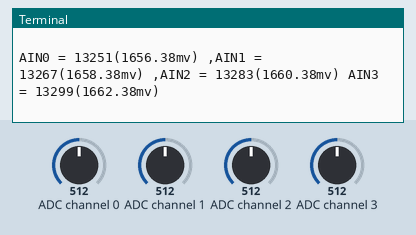
Simulated run of this program. Board: Raspberry Pi (BCM pin numbers). Parts: the last lines printed to the terminal. Inputs (shaded band) come from the test bench; at power-on: ADC channel 0 = 512, ADC channel 1 = 512, ADC channel 2 = 512, ADC channel 3 = 512 (analog values on the 0–1023 scale).

Above: at 1.2 s.
1.3 s: ADC channel 0 set to 716
At 2.2 s:
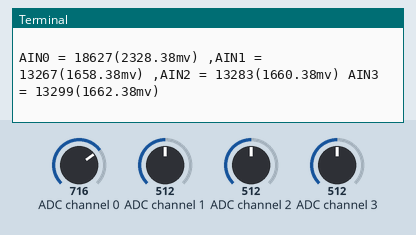
2.8 s: ADC channel 1 set to 716
At 3.4 s:
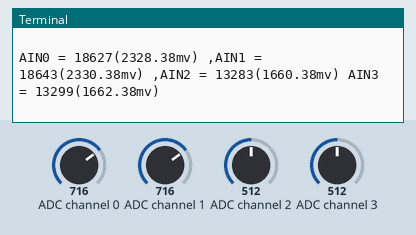
4.3 s: ADC channel 2 set to 716
At 5.2 s:
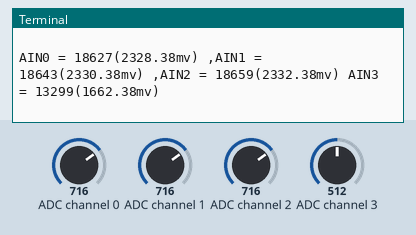
5.8 s: ADC channel 3 set to 716
At 6.3 s:
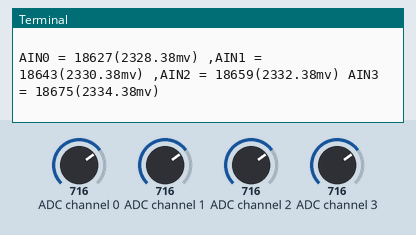
7.3 s: ADC channel 0 set to 992
At 8.1 s:
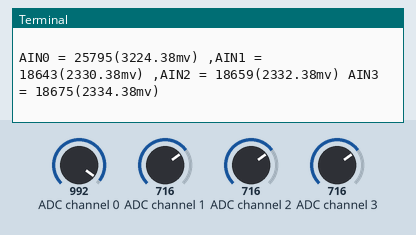
8.8 s: ADC channel 1 set to 992
At 9.7 s:
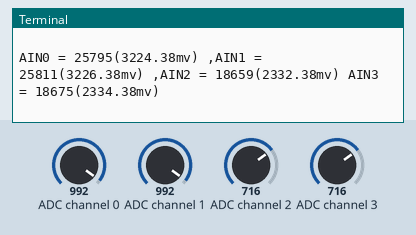
Timing chart, 0 to 11.3 s (numbered marks = the images above; inputs shaded):
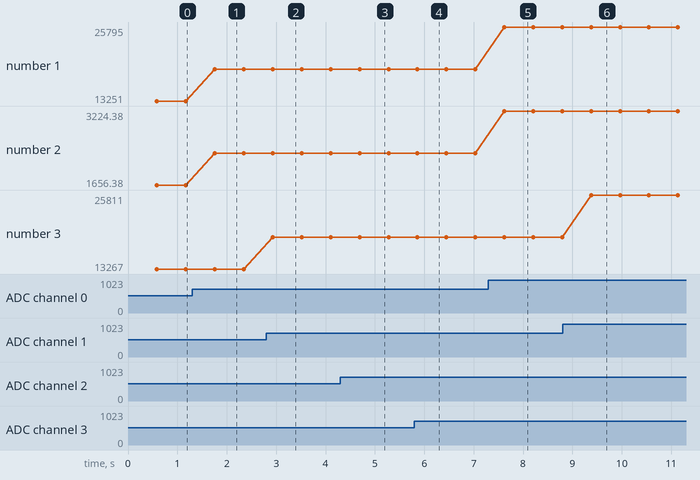

The program:

AD.py
```python
#!/usr/bin/python
# -*- coding:utf-8 -*-
import time
import smbus

# i2c address
ADS_I2C_ADDRESS = 0x48

# Pointer Register
ADS_POINTER_CONVERT = 0x00
ADS_POINTER_CONFIG = 0x01
ADS_POINTER_LOWTHRESH = 0x02
ADS_POINTER_HIGHTHRESH = 0x03

# Config Register
ADS_CONFIG_OS_BUSY = 0x0000  # Device is currently performing a conversion
ADS_CONFIG_OS_NOBUSY = 0x8000  # Device is not currently performing a conversion
ADS_CONFIG_OS_SINGLE_CONVERT = (
    0x8000  # Start a single conversion (when in power-down state)
)
ADS_CONFIG_OS_NO_EFFECT = 0x0000  # No effect
ADS_CONFIG_MUX_MUL_0_1 = (
    0x0000  # Input multiplexer,AINP = AIN0 and AINN = AIN1(default)
)
ADS_CONFIG_MUX_MUL_0_3 = 0x1000  # Input multiplexer,AINP = AIN0 and AINN = AIN3
ADS_CONFIG_MUX_MUL_1_3 = 0x2000  # Input multiplexer,AINP = AIN1 and AINN = AIN3
ADS_CONFIG_MUX_MUL_2_3 = 0x3000  # Input multiplexer,AINP = AIN2 and AINN = AIN3
ADS_CONFIG_MUX_SINGLE_0 = 0x4000  # SINGLE,AIN0
ADS_CONFIG_MUX_SINGLE_1 = 0x5000  # SINGLE,AIN1
ADS_CONFIG_MUX_SINGLE_2 = 0x6000  # SINGLE,AIN2
ADS_CONFIG_MUX_SINGLE_3 = 0x7000  # SINGLE,AIN3
ADS_CONFIG_PGA_6144 = 0x0000  # Gain= +/- 6.144V
ADS_CONFIG_PGA_4096 = 0x0200  # Gain= +/- 4.096V
ADS_CONFIG_PGA_2048 = 0x0400  # Gain= +/- 2.048V(default)
ADS_CONFIG_PGA_1024 = 0x0600  # Gain= +/- 1.024V
ADS_CONFIG_PGA_512 = 0x0800  # Gain= +/- 0.512V
ADS_CONFIG_PGA_256 = 0x0A00  # Gain= +/- 0.256V
ADS_CONFIG_MODE_CONTINUOUS = 0x0000  # Device operating mode:Continuous-conversion mode
ADS_CONFIG_MODE_NOCONTINUOUS = (
    0x0100  # Device operating mode：Single-shot mode or power-down state (default)
)
ADS_CONFIG_DR_RATE_7_5 = 0x0000  # Data rate=7.5Hz
ADS_CONFIG_DR_RATE_15 = 0x0020  # Data rate=15Hz
ADS_CONFIG_DR_RATE_30 = 0x0040  # Data rate=30Hz
ADS_CONFIG_DR_RATE_60 = 0x0060  # Data rate=60Hz
ADS_CONFIG_DR_RATE_120 = 0x0080  # Data rate=120Hz
ADS_CONFIG_DR_RATE_240 = 0x00A0  # Data rate=240Hz
ADS_CONFIG_DR_RATE_480 = 0x00C0  # Data rate=480Hz
ADS_CONFIG_DR_RATE_960 = 0x00E0  # Data rate=960Hz
ADS_CONFIG_COMP_MODE_WINDOW = 0x0010  # Comparator mode：Window comparator
ADS_CONFIG_COMP_MODE_TRADITIONAL = (
    0x0000  # Comparator mode：Traditional comparator (default)
)
ADS_CONFIG_COMP_POL_LOW = 0x0000  # Comparator polarity：Active low (default)
ADS_CONFIG_COMP_POL_HIGH = 0x0008  # Comparator polarity：Active high
ADS_CONFIG_COMP_LAT = 0x0004  # Latching comparator
ADS_CONFIG_COMP_NONLAT = 0x0000  # Nonlatching comparator (default)
ADS_CONFIG_COMP_QUE_ONE = 0x0000  # Assert after one conversion
ADS_CONFIG_COMP_QUE_TWO = 0x0001  # Assert after two conversions
ADS_CONFIG_COMP_QUE_FOUR = 0x0002  # Assert after four conversions
ADS_CONFIG_COMP_QUE_NON = (
    0x0003  # Disable comparator and set ALERT/RDY pin to high-impedance (default)
)

Config_Set = 0


class ADS1015(object):
    def __init__(self, address=ADS_I2C_ADDRESS):
        self._address = address
        self._bus = smbus.SMBus(1)

    def ADS1015_SINGLE_READ(self, channel):  # Read single channel data
        data = 0
        Config_Set = (
            ADS_CONFIG_MODE_NOCONTINUOUS
            | ADS_CONFIG_PGA_4096  # mode：Single-shot mode or power-down state    (default)
            | ADS_CONFIG_COMP_QUE_NON  # Gain= +/- 4.096V                              (default)
            | ADS_CONFIG_COMP_NONLAT  # Disable comparator                            (default)
            | ADS_CONFIG_COMP_POL_LOW  # Nonlatching comparator                        (default)
            | ADS_CONFIG_COMP_MODE_TRADITIONAL  # Comparator polarity：Active low               (default)
            | ADS_CONFIG_DR_RATE_480  # Traditional comparator                        (default)
        )  # Data rate=480Hz                             (default)
        if channel == 0:
            Config_Set |= ADS_CONFIG_MUX_SINGLE_0
        elif channel == 1:
            Config_Set |= ADS_CONFIG_MUX_SINGLE_1
        elif channel == 2:
            Config_Set |= ADS_CONFIG_MUX_SINGLE_2
        elif channel == 3:
            Config_Set |= ADS_CONFIG_MUX_SINGLE_3
        Config_Set |= ADS_CONFIG_OS_SINGLE_CONVERT
        self._write_word(ADS_POINTER_CONFIG, Config_Set)
        time.sleep(0.02)
        data = self._read_u16(ADS_POINTER_CONVERT)
        return data

    def _read_u16(self, cmd):
        LSB = self._bus.read_byte_data(self._address, cmd)
        MSB = self._bus.read_byte_data(self._address, cmd + 1)
        return (LSB << 8) + MSB

    def _write_word(self, cmd, val):
        Val_H = val & 0xFF
        Val_L = val >> 8
        val = (Val_H << 8) | Val_L
        self._bus.write_word_data(self._address, cmd, val)


if __name__ == "__main__":

    print("\nADS1015 Test Program ...\r\n")
    ads1015 = ADS1015()
    state = ads1015._read_u16(ADS_POINTER_CONFIG) & 0x8000
    if state != 0x8000:
        print("\nADS1015 Error\n")
    while True:
        try:
            time.sleep(0.5)
            AIN0_DATA = ads1015.ADS1015_SINGLE_READ(0)
            AIN1_DATA = ads1015.ADS1015_SINGLE_READ(1)
            AIN2_DATA = ads1015.ADS1015_SINGLE_READ(2)
            AIN3_DATA = ads1015.ADS1015_SINGLE_READ(3)
            print(
                "\nAIN0 = %d(%.2fmv) ,AIN1 = %d(%.2fmv) ,AIN2 = %d(%.2fmv) AIN3 = %d(%.2fmv)\n\r"
                % (
                    AIN0_DATA,
                    AIN0_DATA * 0.125,
                    AIN1_DATA,
                    AIN1_DATA * 0.125,
                    AIN2_DATA,
                    AIN2_DATA * 0.125,
                    AIN3_DATA,
                    AIN3_DATA * 0.125,
                )
            )
        except (KeyboardInterrupt):
            print("\n")
            break
```

Measured:
- after the input at 1.3 s, the terminal: prints a new line after 0.46 s (image 1)
- after the input at 2.8 s, the terminal: prints a new line after 0.13 s (image 2)
- after the input at 4.3 s, the terminal: prints a new line after 0.39 s (image 3)
- after the input at 5.8 s, the terminal: prints a new line after 0.06 s (image 4)
- after the input at 7.3 s, the terminal: prints a new line after 0.32 s (image 5)
- after the input at 8.8 s, the terminal: prints a new line after 0.58 s (image 6)
- plotted number 1: 13251 → 18627 after the input at 1.3 s, 18627 → 25795 after the input at 7.3 s
- plotted number 2: 1656.38 → 2328.38 after the input at 1.3 s, 2328.38 → 3224.38 after the input at 7.3 s
